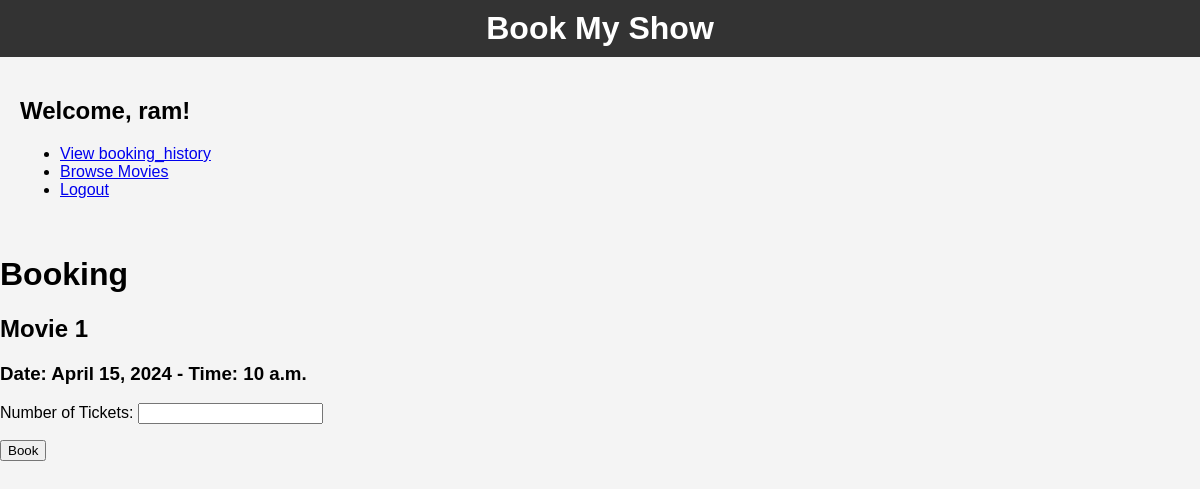
The app's page /show/28/booking/ (signed in) with its own data.
### main/models.py (models this page shows, shortened)
class User(AbstractUser):
    user_permissions = models.ManyToManyField(
        'auth.Permission',
        blank=True,
        related_name='custom_user_permissions',
    )

class ShowTiming(models.Model):
    movie = models.ForeignKey(Movie, on_delete=models.CASCADE)
    date = models.DateField()
    time = models.TimeField()
    max_tickets = models.PositiveIntegerField(default=100)

class Movie(models.Model):
    title = models.CharField(max_length=100)
    language = models.CharField(max_length=50)
    description = models.TextField()
    release_date = models.DateField()
    duration = models.IntegerField()

### main/views.py (the view)
# urls.py: path('show/<int:show_timing_id>/booking/', views.booking, name='booking'),
@login_required
def booking(request, show_timing_id):
    show_timing = get_object_or_404(ShowTiming, pk=show_timing_id)
    if request.method == 'POST':
        form = BookingForm(request.POST)
        if form.is_valid():
            num_tickets = form.cleaned_data['num_tickets']
            if num_tickets > 0:
                if show_timing.available_tickets() >= num_tickets:
                    booking = Booking.objects.create(
                        user=request.user,
                        show_timing=show_timing,
                        num_tickets=num_tickets,
                        movie=show_timing.movie
                    )
                    return redirect('booking_history')
    else:
        form = BookingForm()
    return render(request, 'booking.html', {'show_timing': show_timing, 'form': form})

### main/forms.py (shortened to what this page needs)
class BookingForm(forms.Form):
    num_tickets = forms.IntegerField(min_value=1, label='Number of Tickets')

### main/templates/booking.html (shortened to what this page needs)
{% include 'dashboard.html' %}
<!DOCTYPE html>
<html lang="en">
<head>
</head>
<body>
    <h1>Booking</h1>
    <h2>{{ show_timing.movie.title }}</h2>
    <h3>Date: {{ show_timing.date }} - Time: {{ show_timing.time }}</h3>
    <form action="{% url 'booking' show_timing.id %}" method="post">
        {{ form.as_p }}
        <button type="submit">Book</button>
    </form>
</body>
</html>

### main/templates/dashboard.html (shortened to what this page needs)
{% extends 'base.html' %}
{% load static %}
{% block content %}
  <h2>Welcome, {{ user.username }}!</h2>
  <ul>
    <li><a href="{% url 'booking_history' %}">View booking_history</a></li>
    <li><a href="{% url 'movie_listing' %}">Browse Movies</a></li>
    <li><a href="{% url 'logout' %}">Logout</a></li>
  </ul>
{% endblock %}

### main/static/styles.css (style rules this page uses)
body { font-family: Arial, sans-serif; margin: 0; padding: 0; background-color: #f4f4f4; }

### records on screen
User: username "ram"
ShowTiming: movie "Movie 1", date "April 15, 2024", time "10 a.m."
